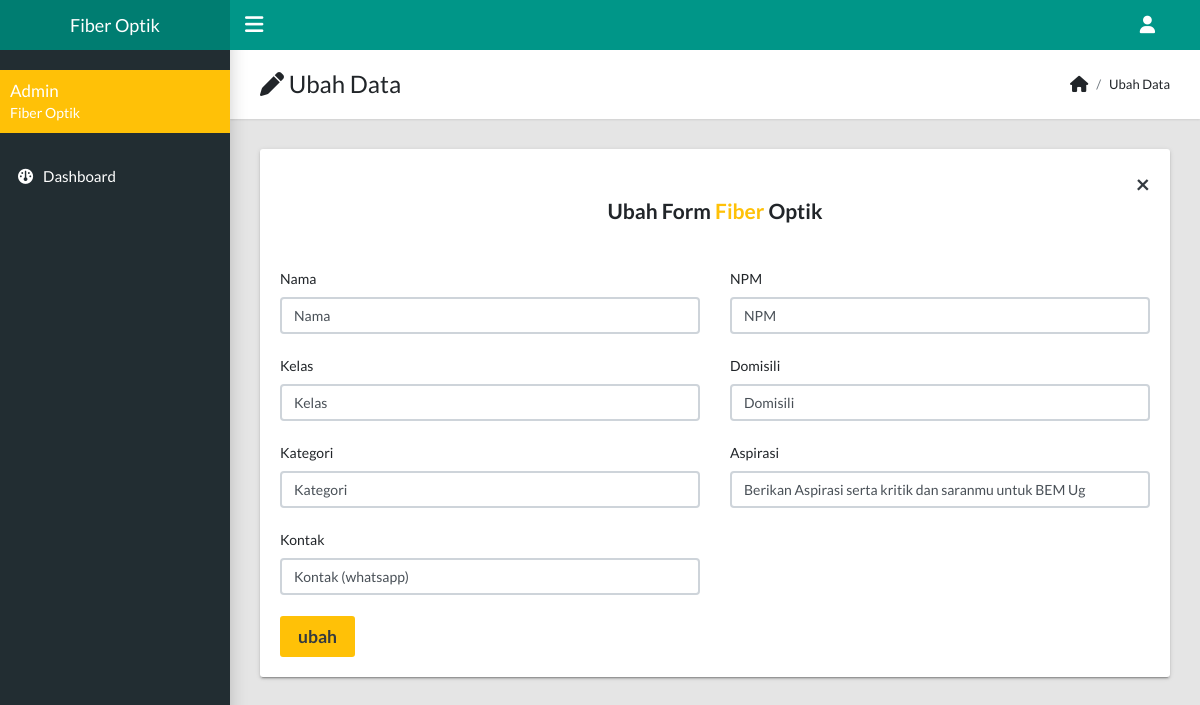
/admin_satu/ubah_caption_form.php (signed in), run on the app's committed database.
### tables this page shows
CREATE TABLE `caption` (
  `nama` text NOT NULL,
  `npm` text NOT NULL,
  `kelas` text NOT NULL,
  `domisili` text NOT NULL,
  `kategori` text NOT NULL,
  `aspirasi` text NOT NULL,
  `kontak` text NOT NULL
);

### admin_satu/ubah_caption_form.php (the view, shortened to what this page needs)
<?php
include_once "../koneksi.php";
?>
<!DOCTYPE html>
<html lang="en">
  <head>
    <link rel="stylesheet" type="text/css" href="assets/main.css">
    <link rel="stylesheet" type="text/css" href="https://maxcdn.bootstrapcdn.com/font-awesome/4.7.0/css/font-awesome.min.css">
    <link rel="stylesheet" href="https://cdnjs.cloudflare.com/ajax/libs/font-awesome/6.0.0-beta3/css/all.min.css">
  </head>
  <body class="app sidebar">
    <header class="app-header"><a class="app-header__logo" href="index.html">Fiber Optik</a>
      <a class="app-sidebar__toggle" href="#" data-toggle="sidebar" aria-label="Hide Sidebar"></a>
      <ul class="app-nav">
        <li class="dropdown"><a class="app-nav__item" href="#" data-toggle="dropdown" aria-label="Open Profile Menu"><i class="fa fa-user fa-lg"></i></a>
        </li>
      </ul>
    </header>
    <aside class="app-sidebar">
      <div class="app-sidebar__user bg-warning">
        <div>
          <p class="app-sidebar__user-name">Admin</p>
          <p class="app-sidebar__user-designation">Fiber Optik</p>
        </div>
      </div>
      <ul class="app-menu">
        <li><a class="app-menu__item" href="dashboard.php"><i class="app-menu__icon fa fa-dashboard"></i><span class="app-menu__label">Dashboard</span></a></li>
      </ul>
    </aside>
    <main class="app-content">
      <div class="app-title">
        <div>
          <h1><i class="fas fa-pen"></i> Ubah Data</h1>
        </div>
        <ul class="app-breadcrumb breadcrumb side">
          <li class="breadcrumb-item"><i class="fa fa-home fa-lg"></i></li>
          <li class="breadcrumb-item">Ubah Data</li>
        </ul>
      </div>
      <div class="row">
          <div class="col-12">
              <div class="tile">
                  <div class="tile-body">
                      <form action="" method="post"  enctype="multipart/form-data">
                          <h3 style="text-align: right; margin:0;">
                              <a href="./index.php" style="text-decoration: none; display:inline;"
                                  class="text-dark"><span class="close-btn">&times;</span></a>
                          </h3>
                          <div class="form-group text-center">
                              <h4>Ubah Form<span class="text-warning"> Fiber</span> Optik</h4>
                              <br>
                          </div>
                          <?php
                          $sql_ubah = "SELECT * FROM  `caption`";
                          $result_ubah = mysqli_query($con,$sql_ubah);
                          while($row = mysqli_fetch_assoc($result_ubah)){
                          ?>
                          <div class="row">
                              <div class="col-12 col-md-6">
                                  <label for="nama">Nama</label><br>
                                  <input type="text" class="form-control" id="nama" required name="nama" value="<?=$row['nama']?>"><br>
                              </div>
                              <div class="col-12 col-md-6">
                                  <label for="npm">NPM</label>
                                  <input type="text" class="form-control" id="npm" required name="npm" value="<?=$row['npm']?>"><br>
                              </div>
                              <div class="col-12 col-md-6">
                                  <label for="kelas">Kelas</label>
                                  <input type="text" class="form-control" id="kelas" required name="kelas" value="<?=$row['kelas']?>"><br>
                              </div>
                              <div class="col-12 col-md-6">
                                  <label for="kelas">Domisili</label>
                                  <input type="text" class="form-control" id="kelas" required name="domisili" value="<?=$row['domisili']?>"><br>
                              </div>
                              <div class="col-12 col-md-6">
                                  <label for="jurusan">Kategori</label>
                                  <input type="text" class="form-control" id="jurusan" required name="kategori" value="<?=$row['kategori']?>"><br>
                              </div>
                              <div class="col-12 col-md-6">
                                  <label for="domisili">Aspirasi</label>
                                  <input type="text" class="form-control" id="domisili" required name="aspirasi" value="<?=$row['aspirasi']?>"><br>
                              </div>
                              <div class="col-12 col-md-6">
                                  <label for="idline">Kontak</label>
                                  <input type="text" class="form-control" id="idline" required name="kontak" value="<?=$row['kontak']?>"><br>
                              </div>
                              <?php
                              };
                              ?>
                              <div class="col-12">
                                  <button type="submit" name="ubah" class="btn btn-warning btn-lg text-dark">
                                      <h5 class="m-0">ubah</h5>
                                  </button>
                              </div>
                          </div>
                      </form>
                  </div>
              </div>
          </div>
      </div>
    </main>
  </body>
</html>

### data on the page
caption: nama "Nama", npm "NPM", kelas "Kelas", domisili "Domisili", kategori "Kategori", aspirasi "Berikan Aspirasi serta kritik dan saranmu untuk BEM Ug", kontak "Kontak (whatsapp)"
